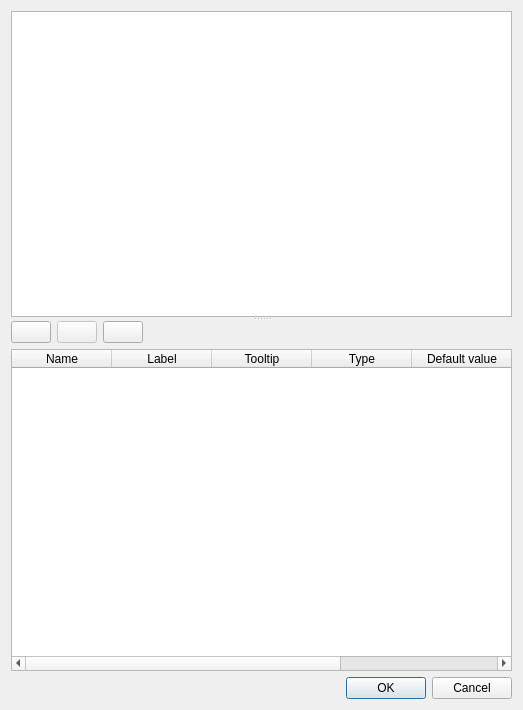
<?xml version="1.0" encoding="UTF-8"?>
<ui version="4.0">
 <class>CodeEditor</class>
 <widget class="QDialog" name="CodeEditor">
  <property name="geometry">
   <rect>
    <x>0</x>
    <y>0</y>
    <width>523</width>
    <height>710</height>
   </rect>
  </property>
  <property name="contextMenuPolicy">
   <enum>Qt::NoContextMenu</enum>
  </property>
  <property name="windowTitle">
   <string>AlpacaScript Code Editor</string>
  </property>
  <layout class="QVBoxLayout" name="verticalLayout_3">
   <item>
    <widget class="QSplitter" name="_editorSplitter">
     <property name="orientation">
      <enum>Qt::Vertical</enum>
     </property>
     <widget class="QTextEdit" name="_codeEditor"/>
     <widget class="QWidget" name="verticalLayoutWidget">
      <layout class="QVBoxLayout" name="_variableTableVLayout">
       <item>
        <layout class="QHBoxLayout" name="_codeEditorLayout">
         <item>
          <widget class="QPushButton" name="_addVariable">
           <property name="toolTip">
            <string>Add a new variable entry to the variable table. This variable can be used in the alpaca script</string>
           </property>
           <property name="text">
            <string/>
           </property>
           <property name="icon">
            <iconset resource="resources/TACConfigEditor.qrc">
             <normaloff>:/TabsPlus.png</normaloff>:/TabsPlus.png</iconset>
           </property>
          </widget>
         </item>
         <item>
          <widget class="QPushButton" name="_removeVariable">
           <property name="enabled">
            <bool>false</bool>
           </property>
           <property name="toolTip">
            <string>Remove an existing variable from the variable table. Select the row from the variable table and click the button</string>
           </property>
           <property name="text">
            <string/>
           </property>
           <property name="icon">
            <iconset resource="resources/TACConfigEditor.qrc">
             <normaloff>:/TabsRemove.png</normaloff>:/TabsRemove.png</iconset>
           </property>
          </widget>
         </item>
         <item>
          <widget class="QPushButton" name="_validateButton">
           <property name="toolTip">
            <string>Validate the AlpacaScript</string>
           </property>
           <property name="text">
            <string/>
           </property>
           <property name="icon">
            <iconset resource="resources/TACConfigEditor.qrc">
             <normaloff>:/scriptcheck.png</normaloff>:/scriptcheck.png</iconset>
           </property>
          </widget>
         </item>
         <item>
          <spacer name="horizontalSpacer">
           <property name="orientation">
            <enum>Qt::Horizontal</enum>
           </property>
           <property name="sizeHint" stdset="0">
            <size>
             <width>40</width>
             <height>20</height>
            </size>
           </property>
          </spacer>
         </item>
        </layout>
       </item>
       <item>
        <widget class="QTableWidget" name="_variableTable">
         <property name="sizePolicy">
          <sizepolicy hsizetype="Expanding" vsizetype="Expanding">
           <horstretch>0</horstretch>
           <verstretch>0</verstretch>
          </sizepolicy>
         </property>
         <property name="contextMenuPolicy">
          <enum>Qt::NoContextMenu</enum>
         </property>
         <property name="editTriggers">
          <set>QAbstractItemView::DoubleClicked|QAbstractItemView::EditKeyPressed</set>
         </property>
         <property name="selectionMode">
          <enum>QAbstractItemView::SingleSelection</enum>
         </property>
         <property name="selectionBehavior">
          <enum>QAbstractItemView::SelectRows</enum>
         </property>
         <attribute name="horizontalHeaderStretchLastSection">
          <bool>false</bool>
         </attribute>
         <attribute name="verticalHeaderVisible">
          <bool>false</bool>
         </attribute>
         <column>
          <property name="text">
           <string>Name</string>
          </property>
          <property name="toolTip">
           <string>The name of the variable to be added to alpaca script</string>
          </property>
         </column>
         <column>
          <property name="text">
           <string>Label</string>
          </property>
          <property name="toolTip">
           <string>The label for the variable</string>
          </property>
         </column>
         <column>
          <property name="text">
           <string>Tooltip</string>
          </property>
          <property name="toolTip">
           <string>The tooltip for the variable</string>
          </property>
         </column>
         <column>
          <property name="text">
           <string>Type</string>
          </property>
          <property name="toolTip">
           <string>The type of variable (integer)</string>
          </property>
         </column>
         <column>
          <property name="text">
           <string>Default value</string>
          </property>
          <property name="toolTip">
           <string>The value for the variable. This will be the default value in case user does not update the value from the TAC UI. The value range must be between 1000 and 60000</string>
          </property>
         </column>
         <column>
          <property name="text">
           <string>Location</string>
          </property>
          <property name="toolTip">
           <string>The location of the variable input in the TAC UI</string>
          </property>
         </column>
        </widget>
       </item>
      </layout>
     </widget>
    </widget>
   </item>
   <item>
    <widget class="QDialogButtonBox" name="buttonBox">
     <property name="orientation">
      <enum>Qt::Horizontal</enum>
     </property>
     <property name="standardButtons">
      <set>QDialogButtonBox::Cancel|QDialogButtonBox::Ok</set>
     </property>
    </widget>
   </item>
  </layout>
 </widget>
 <resources>
  <include location="resources/TACConfigEditor.qrc"/>
 </resources>
 <connections>
  <connection>
   <sender>buttonBox</sender>
   <signal>accepted()</signal>
   <receiver>CodeEditor</receiver>
   <slot>accept()</slot>
   <hints>
    <hint type="sourcelabel">
     <x>248</x>
     <y>254</y>
    </hint>
    <hint type="destinationlabel">
     <x>157</x>
     <y>274</y>
    </hint>
   </hints>
  </connection>
  <connection>
   <sender>buttonBox</sender>
   <signal>rejected()</signal>
   <receiver>CodeEditor</receiver>
   <slot>reject()</slot>
   <hints>
    <hint type="sourcelabel">
     <x>316</x>
     <y>260</y>
    </hint>
    <hint type="destinationlabel">
     <x>286</x>
     <y>274</y>
    </hint>
   </hints>
  </connection>
 </connections>
</ui>
